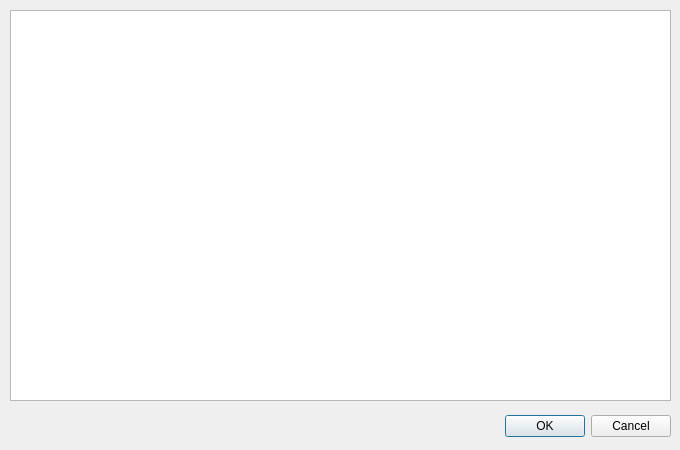
<?xml version="1.0" encoding="UTF-8"?>
<ui version="4.0">
 <class>linechart</class>
 <widget class="QDialog" name="linechart">
  <property name="geometry">
   <rect>
    <x>0</x>
    <y>0</y>
    <width>680</width>
    <height>450</height>
   </rect>
  </property>
  <property name="windowTitle">
   <string>Dialog</string>
  </property>
  <widget class="QDialogButtonBox" name="buttonBox">
   <property name="geometry">
    <rect>
     <x>330</x>
     <y>410</y>
     <width>341</width>
     <height>32</height>
    </rect>
   </property>
   <property name="orientation">
    <enum>Qt::Horizontal</enum>
   </property>
   <property name="standardButtons">
    <set>QDialogButtonBox::Cancel|QDialogButtonBox::Ok</set>
   </property>
  </widget>
  <widget class="QChartView" name="chartView">
   <property name="geometry">
    <rect>
     <x>10</x>
     <y>10</y>
     <width>661</width>
     <height>391</height>
    </rect>
   </property>
  </widget>
 </widget>
 <customwidgets>
  <customwidget>
   <class>QChartView</class>
   <extends>QGraphicsView</extends>
   <header>QtCharts</header>
  </customwidget>
 </customwidgets>
 <resources/>
 <connections>
  <connection>
   <sender>buttonBox</sender>
   <signal>accepted()</signal>
   <receiver>linechart</receiver>
   <slot>accept()</slot>
   <hints>
    <hint type="sourcelabel">
     <x>248</x>
     <y>254</y>
    </hint>
    <hint type="destinationlabel">
     <x>157</x>
     <y>274</y>
    </hint>
   </hints>
  </connection>
  <connection>
   <sender>buttonBox</sender>
   <signal>rejected()</signal>
   <receiver>linechart</receiver>
   <slot>reject()</slot>
   <hints>
    <hint type="sourcelabel">
     <x>316</x>
     <y>260</y>
    </hint>
    <hint type="destinationlabel">
     <x>286</x>
     <y>274</y>
    </hint>
   </hints>
  </connection>
 </connections>
</ui>
